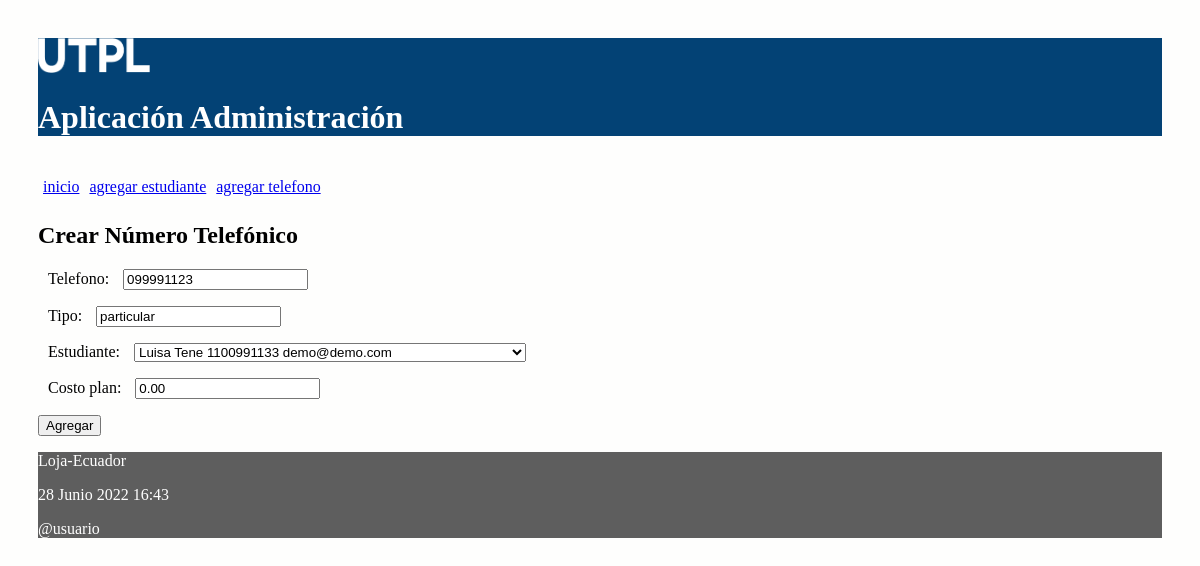
The app's page /editar/numero/telefonico/8 with its own data.
### administrativo/models.py (models this page shows, shortened)
class NumeroTelefonico(models.Model):
    telefono = models.CharField(max_length=100)
    tipo = models.CharField(max_length=100)
    costo_plan = models.DecimalField(max_digits=100, decimal_places=2)
    estudiante = models.ForeignKey(Estudiante, on_delete=models.CASCADE,
            related_name="numeros_telefonicos")

### administrativo/views.py (the view)
# urls.py: path('editar/numero/telefonico/<int:id>', views.editar_numero_telefonico,
def editar_numero_telefonico(request, id):
    telefono = NumeroTelefonico.objects.get(pk=id)
    if request.method=='POST':
        formulario = NumeroTelefonicoForm(request.POST, instance=telefono)
        print(formulario.errors)
        if formulario.is_valid():
            formulario.save()
            return redirect(index)
    else:
        formulario = NumeroTelefonicoForm(instance=telefono)
    diccionario = {'formulario': formulario}
    return render(request, 'crearNumeroTelefonico.html', diccionario)

### administrativo/forms.py
class NumeroTelefonicoForm(ModelForm):
    class Meta:
        model = NumeroTelefonico
        fields = ['telefono', 'tipo', 'estudiante',  'costo_plan']

### administrativo/models.py (called while the page is built)
    def __str__(self):
        return "%s %s %s %s" % (self.nombre,
                self.apellido,
                self.cedula,
                self.correo)

### administrativo/templates/crearNumeroTelefonico.html (shortened to what this page needs)
{% extends "master.html" %}
{% block content %}
<h2>Crear Número Telefónico</h3>
<form action="" method="post">
  {{formulario.as_p}}
  <p><input type='submit' value='Agregar'/></p>
</form>
{% endblock %}

### administrativo/static/css/estilos.css (style rules this page uses)
body { background: #FEFEFD; padding: 30px; }
label { padding: 12px 10px; }

### records on screen
NumeroTelefonico: telefono "099991123", tipo "particular", estudiante "Luisa Tene 1100991133 demo@demo.com", costo_plan "0.00"
